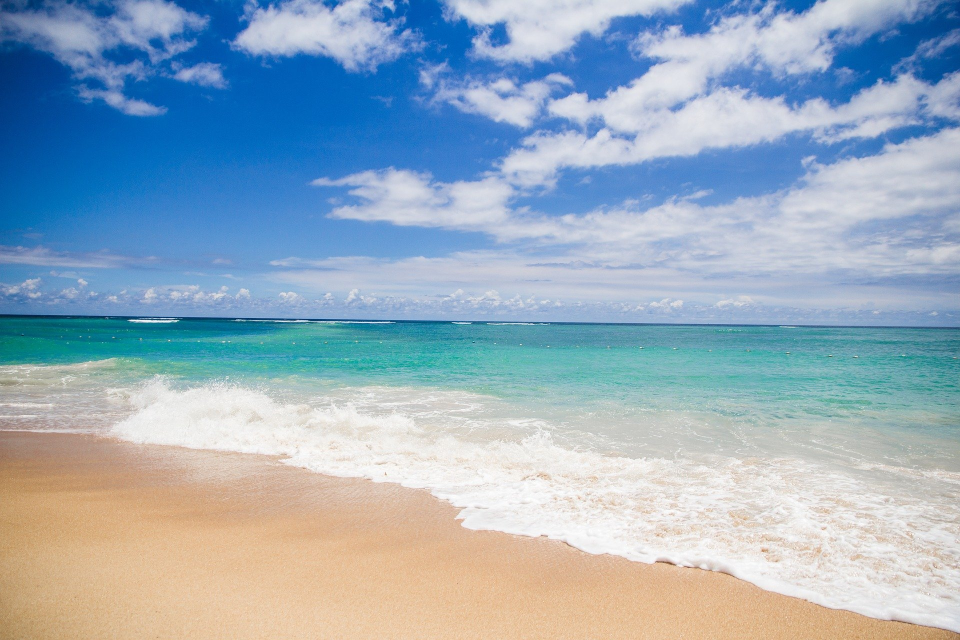
#> input picture AR/background.jpg, 1920 x 1280 px (shown at 1/2 size)
$ python 'main - Copy.py'
#> lines starting #> are read from the running program, lines starting #| are printed output that depends on the picture; after the words box and inside, x2 and y2 are one past the last pixel; in counts of white or black regions, pixels touching at a corner belong together
# [6 lines of commented-out code are left out]

import cv2 # OpenCV
import numpy as np
import matplotlib.pyplot as plt

# Original image, which is the background
background = cv2.imread('background.jpg')
#> background is the input picture: shape (1280, 1920, 3); mean B, G, R 189.4, 172.5, 150.7
background = cv2.cvtColor(background, cv2.COLOR_BGR2RGB)

# Image of the object
img = cv2.imread('cup.png')
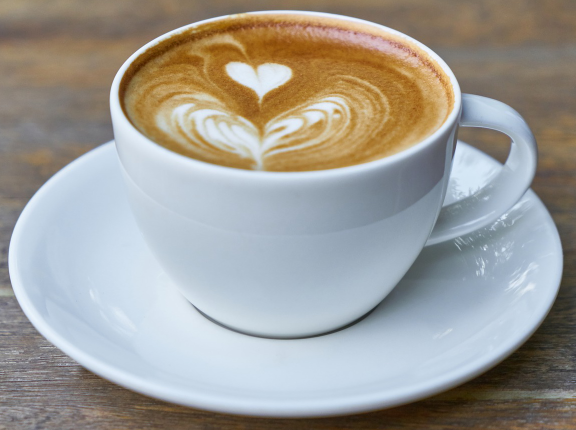
#> input picture AR/cup.png, 1151 x 860 px (shown at 1/2 size)
#> img is the input picture: shape (860, 1151, 3); mean B, G, R 151.6, 157, 159.3
img = cv2.cvtColor(img, cv2.COLOR_BGR2RGB)

# Image the object's mask
mask = cv2.imread('cup_mask.png')
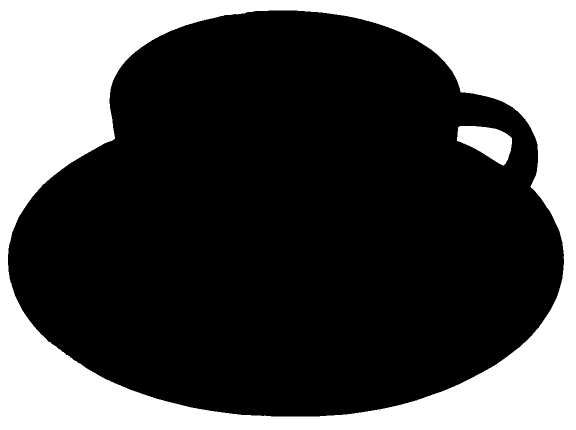
#> input picture AR/cup_mask.png, 1151 x 860 px (shown at 1/2 size)
#> mask is the input picture: shape (860, 1151, 3); min 0, max 255, mean 80.2
mask = cv2.cvtColor(mask, cv2.COLOR_BGR2RGB)

print("Background shape:", background.shape)
#| Background shape: (1280, 1920, 3)
print("Image shape:", img.shape)
#| Image shape: (860, 1151, 3)
print("Mask shape:", img.shape)
#| Mask shape: (860, 1151, 3)

plt.figure(figsize=(16,16))
plt.title("Background", fontsize=18)
plt.imshow(background);

fig, ax = plt.subplots(1, 2, figsize=(16, 7))
ax[0].imshow(img)
ax[0].set_title('Object', fontsize=18)
ax[1].imshow(mask)
ax[1].set_title('Mask', fontsize=18);


def remove_obj_background(img_path, mask_path):
    '''
    Function returns:
    - image of the object with removed background in CV2 RGB format (numpy array with dimensions (width, height, 3))
    - boolean mask of the object (numpy array with dimensions (width, height))
    '''
#> called with img_path = 'cup.png', mask_path = 'cup_mask.png'
    img = cv2.imread(img_path)
    img = cv2.cvtColor(img, cv2.COLOR_BGR2RGB)

    mask = cv2.imread(mask_path)
    mask = cv2.cvtColor(mask, cv2.COLOR_BGR2RGB)

    h, w = mask.shape[0], mask.shape[1]
#> h = 860; w = 1151

    # Boolean mask is a numpy array with two dimensions: width and height.
    # On the original mask, object area is filled with black color, background area is filled with white color.
    # On the boolean mask, object area is filled with True, background area is filled with False.
    mask_boolean = mask[:, :, 0] == 0
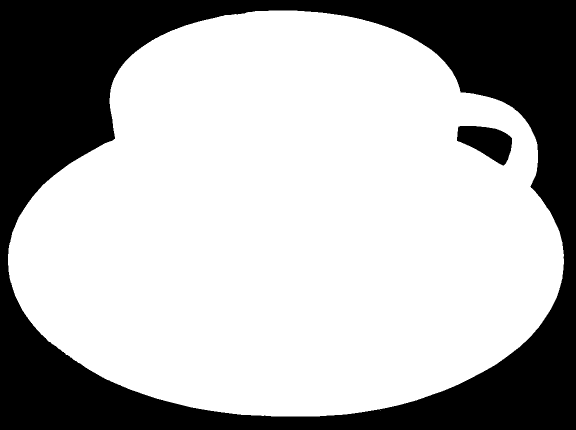
#> mask_boolean: shape (860, 1151) bool (shown at 1/2 size); 68.5% white; 2 black regions, box (x1, y1, x2, y2) and area: (0, 0, 1151, 860) 306089, (914, 252, 1024, 331) 5426
    img_with_removed_background = img * np.stack([mask_boolean, mask_boolean, mask_boolean], axis=2)
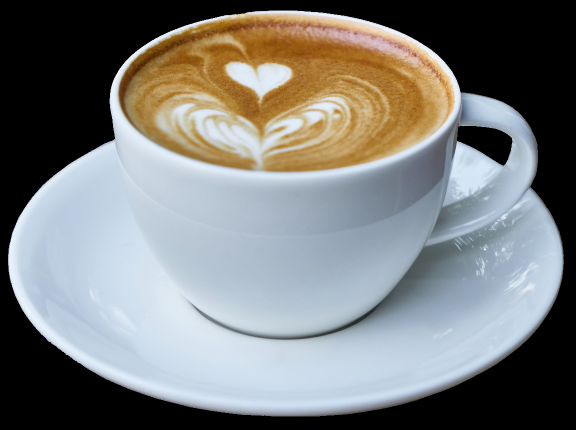
#> img_with_removed_background: shape (860, 1151, 3) (shown at 1/2 size); mean R, G, B 123, 124.5, 123.2

    return img_with_removed_background, mask_boolean


img_with_removed_background, mask_boolean = remove_obj_background('cup.png', 'cup_mask.png')
print("Shape of the image of the object:", img_with_removed_background.shape)
#| Shape of the image of the object: (860, 1151, 3)
print("Shape of the boolean mask:", mask_boolean.shape)
#| Shape of the boolean mask: (860, 1151)
print("\n")

fig, ax = plt.subplots(1, 2, figsize=(16, 7))
ax[0].imshow(img_with_removed_background)
ax[0].set_title('Object with removed background', fontsize=18)
ax[1].imshow(mask_boolean)
ax[1].set_title('Boolean mask', fontsize=18);


def add_obj(background, img, mask, x, y):
    '''
    Arguments:
    background - background image in CV2 RGB format
    img - image of object in CV2 RGB format
    mask - mask of object in CV2 RGB format
    x, y - coordinates of the center of the object image
    0 < x < width of background
    0 < y < height of background

    Function returns background with added object in CV2 RGB format

    CV2 RGB format is a numpy array with dimensions width x height x 3
    '''
#> called with x = 960, y = 640

    bg = background.copy()

    h_bg, w_bg = bg.shape[0], bg.shape[1]
#> h_bg = 1280; w_bg = 1920

    h, w = img.shape[0], img.shape[1]
#> h = 860; w = 1151

    # Calculating coordinates of the top left corner of the object image
    x = x - int(w / 2)
#> x = 385
    y = y - int(h / 2)
#> y = 210

    mask_boolean = mask[:, :, 0] == 0
    mask_rgb_boolean = np.stack([mask_boolean, mask_boolean, mask_boolean], axis=2)

    if x >= 0 and y >= 0:

        h_part = h - max(0, y + h - h_bg)  # h_part - part of the image which overlaps background along y-axis
#> h_part = 860
        w_part = w - max(0, x + w - w_bg)  # w_part - part of the image which overlaps background along x-axis
#> w_part = 1151

        bg[y:y + h_part, x:x + w_part, :] = bg[y:y + h_part, x:x + w_part, :] * ~mask_rgb_boolean[0:h_part, 0:w_part,
                                                                                 :] + (img * mask_rgb_boolean)[0:h_part,
                                                                                      0:w_part, :]
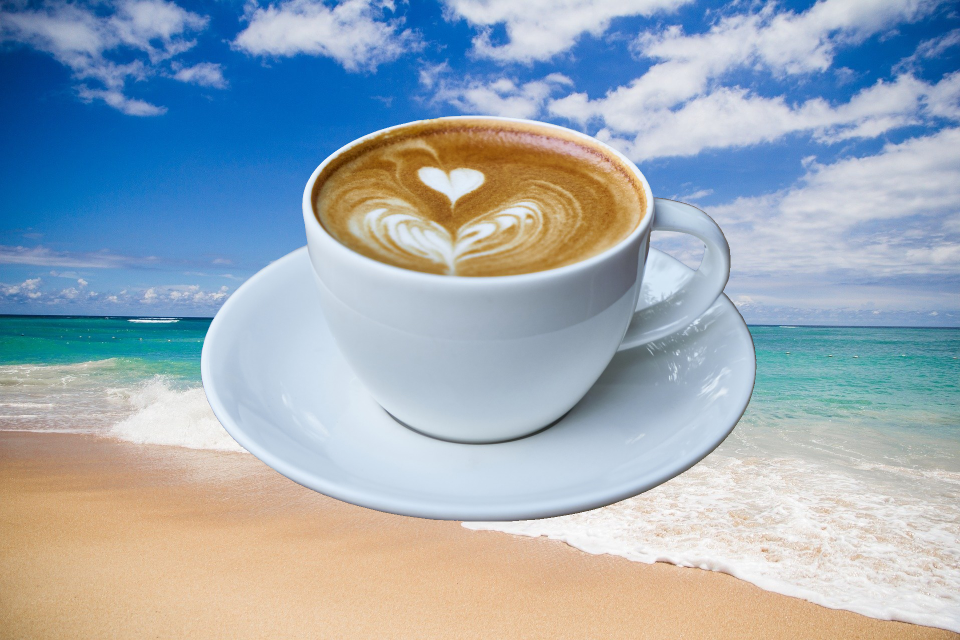
#> bg: shape (1280, 1920, 3) (shown at 1/2 size); mean R, G, B 156.5, 170.8, 182.5

    elif x < 0 and y < 0:

        h_part = h + y
        w_part = w + x

        bg[0:0 + h_part, 0:0 + w_part, :] = bg[0:0 + h_part, 0:0 + w_part, :] * ~mask_rgb_boolean[h - h_part:h,
                                                                                 w - w_part:w, :] + (
                                                                                                                img * mask_rgb_boolean)[
                                                                                                    h - h_part:h,
                                                                                                    w - w_part:w, :]

    elif x < 0 and y >= 0:

        h_part = h - max(0, y + h - h_bg)
        w_part = w + x

        bg[y:y + h_part, 0:0 + w_part, :] = bg[y:y + h_part, 0:0 + w_part, :] * ~mask_rgb_boolean[0:h_part,
                                                                                 w - w_part:w, :] + (
                                                                                                                img * mask_rgb_boolean)[
                                                                                                    0:h_part,
                                                                                                    w - w_part:w, :]

    elif x >= 0 and y < 0:

        h_part = h + y
        w_part = w - max(0, x + w - w_bg)

        bg[0:0 + h_part, x:x + w_part, :] = bg[0:0 + h_part, x:x + w_part, :] * ~mask_rgb_boolean[h - h_part:h,
                                                                                 0:w_part, :] + (
                                                                                                            img * mask_rgb_boolean)[
                                                                                                h - h_part:h, 0:w_part,
                                                                                                :]

    return bg

composition_1 = add_obj(background, img, mask, 960, 640)
plt.figure(figsize=(15,15))
plt.imshow(composition_1);

# cv2.waitKey(0)
